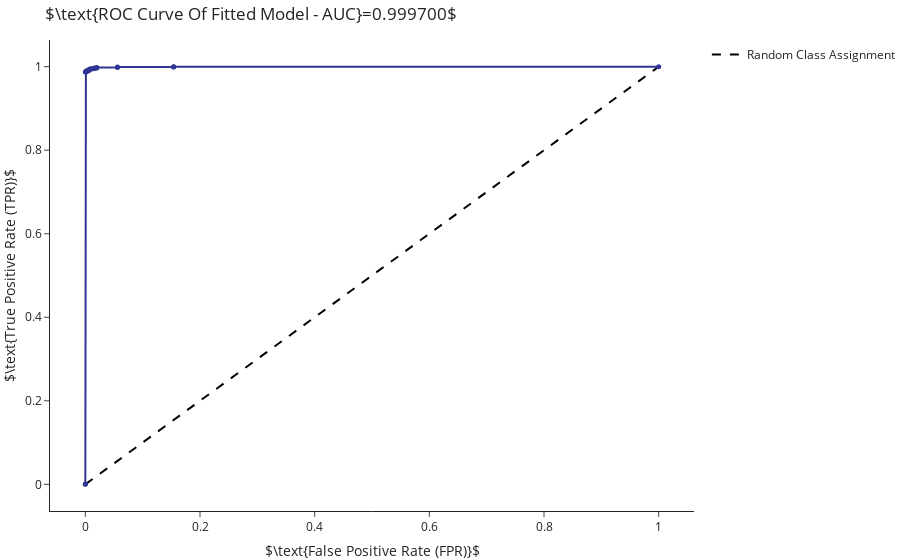

Write notebook code for a chart like this one.
### Markdown cell above
Based on the confusion matrix (calculated for a given threshold) we are able to define different measures of performance for the classifier. If for example, we want to ask what is the classifier's accuracy we will look at the fraction of correcly classified samples, that is, $Accuracy=TP+TN/(P+N)$.

Similarly, we can define many other useful measures. Two measures that are commonly used in the field of computer science are:
- False Positive Rate: the fraction of false-positives out of all positives: $FPR=FP/N$. This measure describes how unsuccessful the classifier is in specifying negative labels.
- True Positive Rate (sensitivity): the fraction true-positives out of all positives: $TPR=TP/P$. This measure describes how successful the classifier is in specifying positive labels.

These two measures are then combined into a single graph - the ROC curve. In this grahp, each point represents a threshold that yielded a pait of $(FPR,TPR)$. It can help us evaluate the classifiers performance in classifying positive samples and determine the optimal threshold value.

Another use of the ROC curve is to calculate further summary statistics such as the Area Under Curve (AUC). Given randomly chosen positive an negative samples, the AUC equals to the probability that the classifier will output a higher probability of assignment to class $1$ for the positive sample compared to the negative sample.

### Code cell
from sklearn.metrics import roc_curve, auc
fpr, tpr, thresholds = roc_curve(y, y_prob)

go.Figure(
    data=[go.Scatter(x=[0,1], y=[0,1], mode="lines", line=dict(color="black", dash='dash'), name="Random Class Assignment"),
          go.Scatter(x=fpr, y=tpr, mode='markers+lines',text=thresholds, name="", showlegend=False, marker_size=5, marker_color=c[1][1],
                     hovertemplate="<b>Threshold:</b>%{text:.3f}<br>FPR: %{x:.3f}<br>TPR: %{y:.3f}")],
    layout=go.Layout(title=rf"$\text{{ROC Curve Of Fitted Model - AUC}}={auc(fpr, tpr):.6f}$", 
                                 xaxis=dict(title=r"$\text{False Positive Rate (FPR)}$"),
                                 yaxis=dict(title=r"$\text{True Positive Rate (TPR)}$")))

### Figure 1 — Plotly figure (JSON) as saved in the notebook; plotly's stock layout.template omitted (floating-point values rounded to 4 significant figures)
{"data": [{"line": {"color": "black", "dash": "dash"}, "mode": "lines", "name": "Random Class Assignment", "type": "scatter", "x": [0, 1], "y": [0, 1]}, {"hovertemplate": "<b>Threshold:</b>%{text:.3f}<br>FPR: %{x:.3f}<br>TPR: %{y:.3f}", "marker": {"color": "rgb(49,54,149)", "size": 5}, "mode": "markers+lines", "name": "", "showlegend": false, "text": [2.0, 1.0, 0.8636, 0.8547, 0.7868, 0.7774, 0.755, 0.6052, 0.5586, 0.5357, 0.4203, 0.3771, 0.3653, 0.363, 0.3406, 0.2258, 0.2045, 0.1729, 0.1575, 0.1323, 0.1277, 0.03538, 0.03352, 0.00373, 0.003613, 6.194e-10], "type": "scatter", "x": [0, 0, 0, 0.001, 0.001, 0.002, 0.002, 0.005, 0.005, 0.006, 0.006, 0.008, 0.008, 0.009, 0.009, 0.014, 0.014, 0.017, 0.017, 0.02, 0.02, 0.056, 0.056, 0.154, 0.154, 1], "y": [0, 0.001, 0.987, 0.987, 0.988, 0.988, 0.99, 0.99, 0.991, 0.991, 0.993, 0.993, 0.994, 0.994, 0.995, 0.995, 0.996, 0.996, 0.997, 0.997, 0.998, 0.998, 0.999, 0.999, 1, 1]}], "layout": {"title": {"text": "$\\text{ROC Curve Of Fitted Model - AUC}=0.999700$"}, "xaxis": {"title": {"text": "$\\text{False Positive Rate (FPR)}$"}}, "yaxis": {"title": {"text": "$\\text{True Positive Rate (TPR)}$"}}}}
